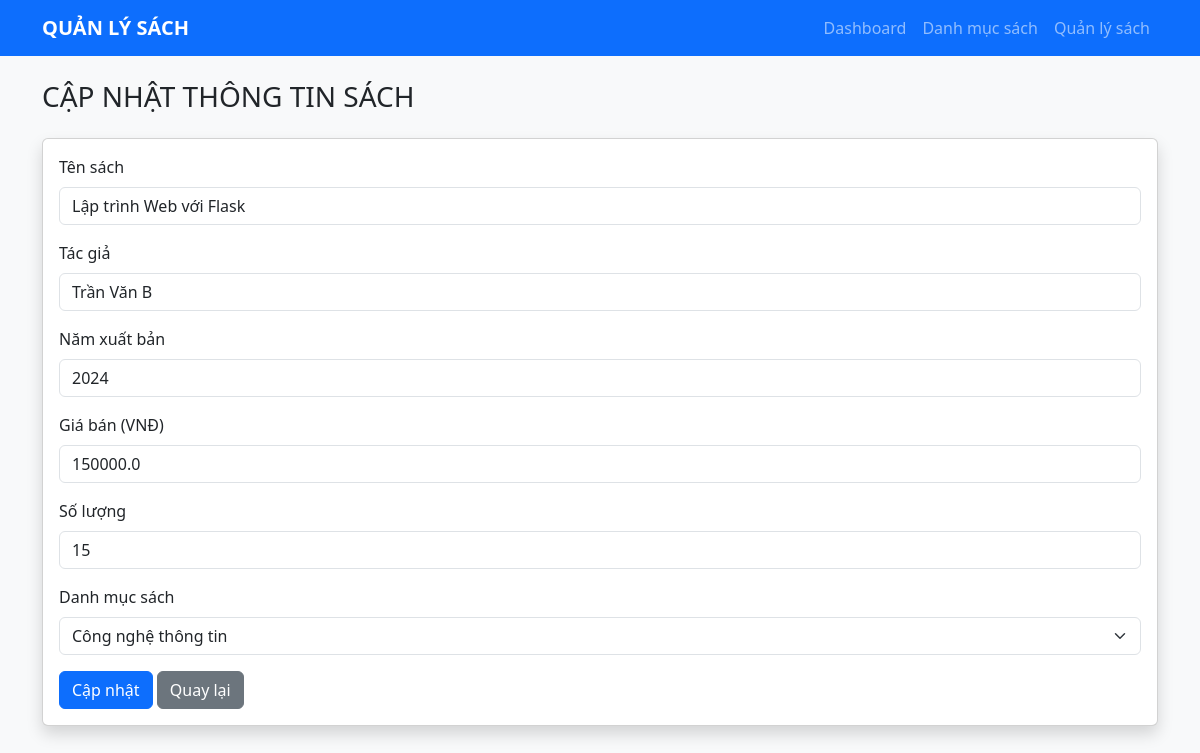
Screenshot of /sach/sua/2 with the database file from the repository.
### app.py (models this page shows, shortened)
class Sach(db.Model):
    __tablename__ = "sach"
    id: Mapped[int] = mapped_column(primary_key=True)
    ten_sach: Mapped[str] = mapped_column(String(200), nullable=False)
    tac_gia: Mapped[str] = mapped_column(String(100), nullable=False)
    nam_xuat_ban: Mapped[int] = mapped_column(Integer, nullable=False)
    gia_ban: Mapped[float] = mapped_column(Float, nullable=False)
    so_luong: Mapped[int] = mapped_column(Integer, nullable=False)
    danh_muc_id: Mapped[int] = mapped_column(
        ForeignKey("danh_muc_sach.id"),
        nullable=False
    )
    danh_muc: Mapped["DanhMucSach"] = relationship(
        back_populates="sach"
    )

class DanhMucSach(db.Model):
    __tablename__ = "danh_muc_sach"
    id: Mapped[int] = mapped_column(primary_key=True)
    ten_danh_muc: Mapped[str] = mapped_column(String(100), nullable=False)
    mo_ta: Mapped[str | None] = mapped_column(String(255), nullable=True)
    sach: Mapped[list["Sach"]] = relationship(
        back_populates="danh_muc"
    )

### app.py (the view, shortened to what this page needs)
@app.route("/sach/sua/<int:id>", methods=["GET", "POST"])
def sua_sach(id):
    sach = db.session.get(Sach, id)
    if sach is None:
        flash("Không tìm thấy sách!", "danger")
        return redirect(url_for("sach_list"))
    danh_mucs = db.session.execute(
        db.select(DanhMucSach)
        .order_by(DanhMucSach.ten_danh_muc)
    ).scalars().all()
    return render_template(
        "sua_sach.html",
        sach=sach,
        danh_mucs=danh_mucs
    )

### templates/sua_sach.html (shortened to what this page needs)
{% extends "base.html" %}
{% block content %}
<h3 class="mb-4">CẬP NHẬT THÔNG TIN SÁCH</h3>
<div class="card shadow">
    <div class="card-body">
        <form method="POST">
            <div class="mb-3">
                <label class="form-label">Tên sách</label>
                <input type="text"
                       name="ten_sach"
                       class="form-control"
                       maxlength="200"
                       value="{{ sach.ten_sach }}"
                       required>
            </div>
            <div class="mb-3">
                <label class="form-label">Tác giả</label>
                <input type="text"
                       name="tac_gia"
                       class="form-control"
                       maxlength="100"
                       value="{{ sach.tac_gia }}"
                       required>
            </div>
            <div class="mb-3">
                <label class="form-label">Năm xuất bản</label>
                <input type="number"
                       name="nam_xuat_ban"
                       class="form-control"
                       min="1"
                       value="{{ sach.nam_xuat_ban }}"
                       required>
            </div>
            <div class="mb-3">
                <label class="form-label">Giá bán (VNĐ)</label>
                <input type="number"
                       name="gia_ban"
                       class="form-control"
                       min="0"
                       step="1000"
                       value="{{ sach.gia_ban }}"
                       required>
            </div>
            <div class="mb-3">
                <label class="form-label">Số lượng</label>
                <input type="number"
                       name="so_luong"
                       class="form-control"
                       min="0"
                       value="{{ sach.so_luong }}"
                       required>
            </div>
            <div class="mb-3">
                <label class="form-label">Danh mục sách</label>
                <select name="danh_muc_id"
                        class="form-select"
                        required>
                    {% for dm in danh_mucs %}
                    <option value="{{ dm.id }}"
                        {% if sach.danh_muc_id == dm.id %}selected{% endif %}>
                        {{ dm.ten_danh_muc }}
                    </option>
                    {% endfor %}
                </select>
            </div>
            <button type="submit" class="btn btn-primary">
                Cập nhật
            </button>
            <a href="{{ url_for('sach_list') }}"
               class="btn btn-secondary">
                Quay lại
            </a>
        </form>
    </div>
</div>
{% endblock %}

### rows the page displays
Sach: ten_sach "Lập trình Web với Flask", tac_gia "Trần Văn B", nam_xuat_ban "2024", gia_ban "150000.0", so_luong "15", danh_muc_id "Công nghệ thông tin"
